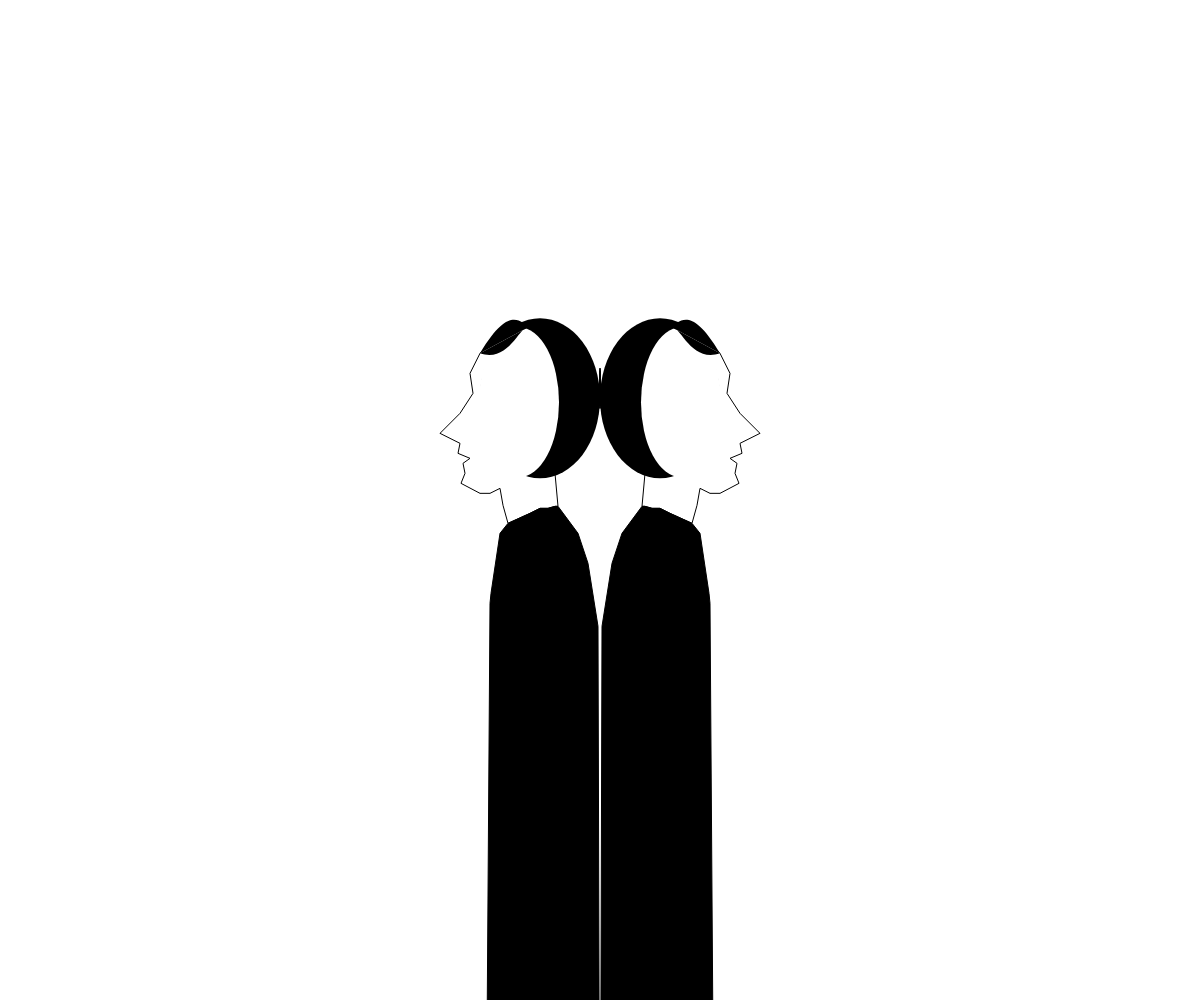
Frame 1 (no input)
Frame 60 (no input): identical to frame 1, image omitted
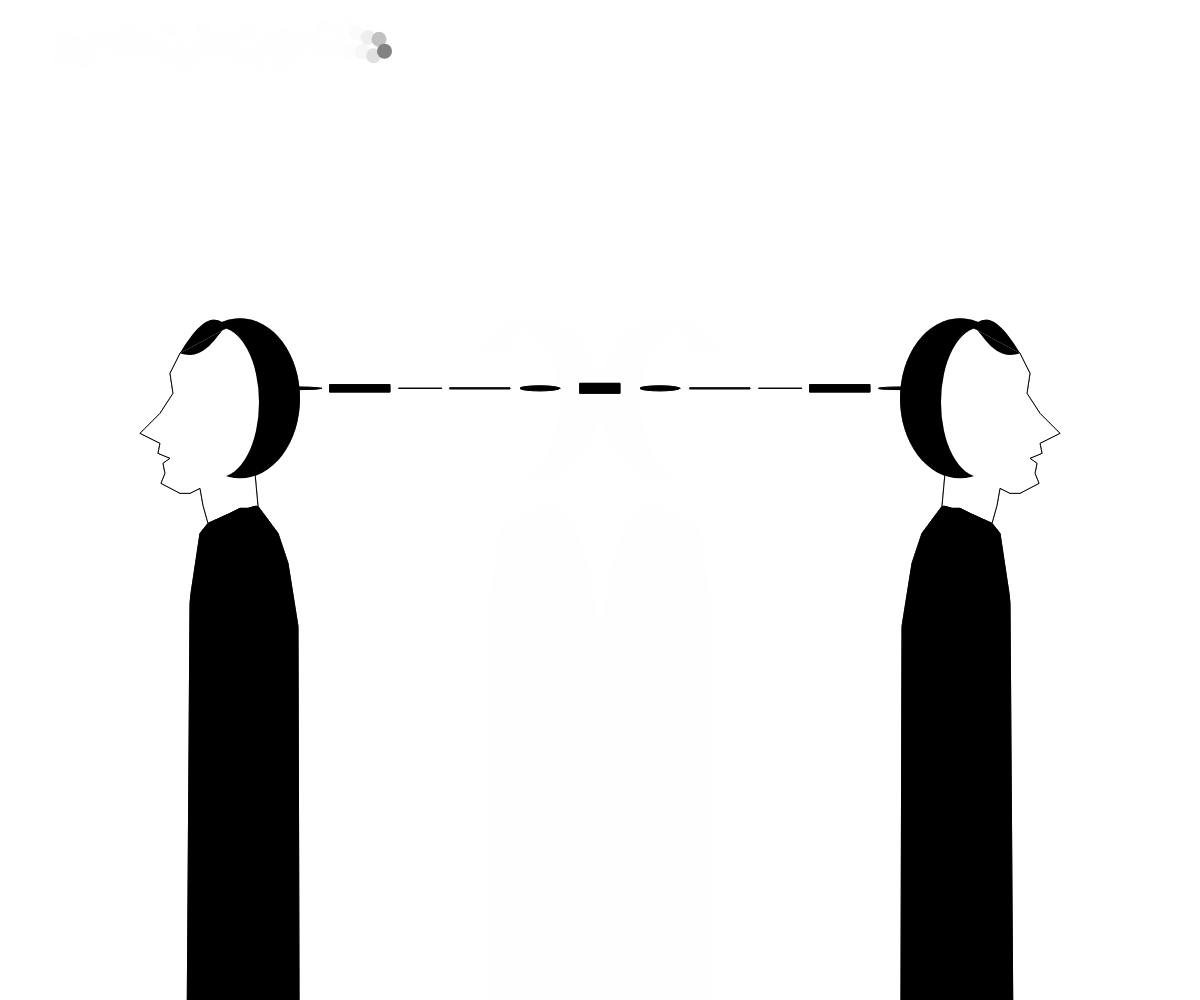
Frame 120 (the mouse pressed at the canvas centre since frame 60)

The p5.js sketch that drew these frames (run headless with seeded random() and noise() and a simulated clock; from frame 60 on, the mouse is pressed at the canvas centre):

// p5.js sketch
// ── sketch.js
let a=255
let color1=0
let color2=255
let fc=0;
let x=0;
let y=0;
let dia=0;
let spd=0;
function setup() {
  createCanvas(windowWidth,windowHeight);
let dis=mouseX;
}

function draw() {
   fc+=spd;
  let fre = fc * 0.02;
  let amp = map(mouseX,0,width,10,100);
  let noiseValue = noise(fre) * amp; 
  dia=map(mouseX,0,width,5,25);
  spd=map(mouseX,0,width,1,10);
  if(fc>=width){
    fc=0
  }
  y= noise(fc)*amp
  push();
  noStroke();
  fill(color1);
  circle(fc,y+20,dia);
  pop();
  //
  a=map(mouseX,0,width,255,5);
  background(color2,a);
  let dis=mouseX/2+100
translate(width/2,height/3);
  stroke(color1)
  //face
  fill(color2)
  beginShape();
  vertex(-dis+30,-7);
  vertex(-dis+20,-10);
  vertex(-dis+9,-5)
  vertex(-dis,0);
  vertex(-dis-20,20);
  vertex(-dis-30,40);
  vertex(-dis-27,60);
  vertex(-dis-40,80);
  vertex(-dis-60,100);
  vertex(-dis-40,110);
  vertex(-dis-42,120);
  vertex(-dis-30,125);
  vertex(-dis-37,130);
  vertex(-dis-35,140);
  vertex(-dis-39,150);
  vertex(-dis-20,160);
  vertex(-dis-10,160);
  vertex(-dis,155);
  vertex(-dis+3,172);
  vertex(-dis+8,190);
  vertex(-dis+30,180);
  vertex(-dis+40,175);
  vertex(-dis+45,175);
  vertex(-dis+48,175);
  vertex(-dis+55,173);
  vertex(-dis+58,173);
  vertex(-dis+55,140);
  endShape();
   push();
  fill(color1);
  noStroke();
  //hair
  ellipse(-dis+40,65,120,160);
   fill(color2);
  ellipse(-dis+19,69,80,150);
  fill(color1)
    bezier(-dis+30,-7,-dis+20,-10,-dis+10,+30,-dis-20,20);
    bezier(-dis+30,-7,-dis+20,-10,-dis+10,-30,-dis-20,20);
   pop();
  //RightFace
    fill(color2)
  beginShape();
  vertex(dis-30,-7);
  vertex(dis-20,-10);
  vertex(dis-9,-5)
  vertex(dis,0);
  vertex(dis+20,20);
  vertex(dis+30,40);
  vertex(dis+27,60);
  vertex(dis+40,80);
  vertex(dis+60,100);
  vertex(dis+40,110);
  vertex(dis+42,120);
  vertex(dis+30,125);
  vertex(dis+37,130);
  vertex(dis+35,140);
  vertex(dis+39,150);
  vertex(dis+20,160);
  vertex(dis+10,160);
  vertex(dis,155);
  vertex(dis-3,172);
  vertex(dis-8,190);
  vertex(dis-30,180);
  vertex(dis-40,175);
  vertex(dis-45,175);
  vertex(dis-48,175);
  vertex(dis-55,173);
  vertex(dis-58,173);
  vertex(dis-55,140);
endShape();
  
  push();
  fill(color1);
  noStroke();
  ellipse(dis-40,65,120,160);
   fill(color2);
  ellipse(dis-19,69,80,150);
  fill(color1)
    bezier(dis-30,-7,dis-20,-10,dis-10,+30,dis+20,20);
    bezier(dis-30,-7,dis-20,-10,dis-10,-30,dis+20,20);
  // ellipse(-dis+45,60,110,160);
   pop();
  fill(color1);
 // ellipse(dis-25,240,100,100)
  
  //rightClothes
  beginShape();
  vertex(dis+15,height);
  vertex(dis+10,270)
  vertex(dis+9,260);
  vertex(dis,200);
  vertex(dis-8,190);
  vertex(dis-30,180);
  vertex(dis-40,175);
  vertex(dis-45,175);
  vertex(dis-48,175);
  vertex(dis-55,173);
  vertex(dis-58,173);
  vertex(dis-78,200);
  vertex(dis-88,230);
  vertex(dis-98,293);
  vertex(dis-100,height);
  endShape();
  //leftClothes
  beginShape();
  vertex(-dis-15,height);
  vertex(-dis-10,270)
  vertex(-dis-9,260);
  vertex(-dis,200);
  vertex(-dis+8,190);
  vertex(-dis+30,180);
  vertex(-dis+40,175);
  vertex(-dis+45,175);
  vertex(-dis+48,175);
  vertex(-dis+55,173);
  vertex(-dis+58,173);
  vertex(-dis+78,200);
  vertex(-dis+88,230);
  vertex(-dis+98,293);
  vertex(-dis+100,height);
  endShape();
  //Hair
  rectMode(CENTER);
  fill(color1);
  rect(0,55,mouseX/15,30-mouseX/15);
  ellipse(mouseX/10,55,mouseX/15,35-mouseX/15);
  ellipse(-mouseX/10,55,mouseX/15,35-mouseX/15);
  rect(mouseX*2/10,55,mouseX/10,25-mouseX/25);
  rect(-mouseX*2/10,55,mouseX/10,25-mouseX/25);
  ellipse(mouseX*3/10,55,mouseX/14,30-mouseX/20);
  ellipse(-mouseX*3/10,55,mouseX/14,30-mouseX/20);
  rect(mouseX*4/10,55,mouseX/10,30-mouseX/16);
  rect(-mouseX*4/10,55,mouseX/10,30-mouseX/16);
  ellipse(mouseX*5/10,55,mouseX/14,40-mouseX/16);
  ellipse(-mouseX*5/10,55,mouseX/14,40-mouseX/16);
  }
function mouseClicked(){
  if(color1==0){
    color1=255;
    color2=0
  }else if(color1==255){
    color1=0;
    color2=255
  }
}
